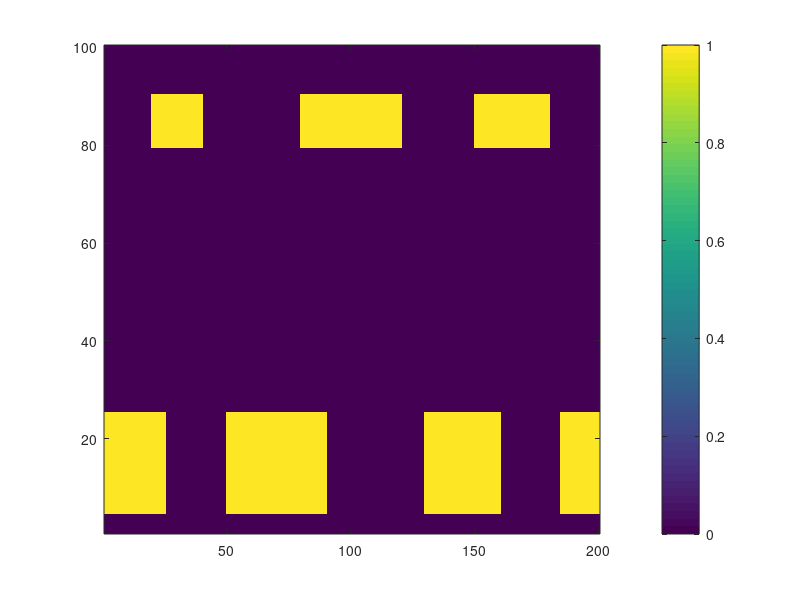

MATLAB code to generate this figure: (Note: this script raises an error after producing the figure.)
function l6_45()
    figure;
    X = gen_input();
    r = 2;
    [w, h] = nmf(X,r, 500);
    
    subplot(2,3,1);
    imagesc(X);
    title('Original')
    set(gca, 'YDir', 'normal');
    colorbar;
    
    subplot(2,3,2);
    plot(w(:,1));
    title('w - 1st column');
    axis([ 0 100 -10 10 ]);
    
    subplot(2,3,3);
    plot(w(:,2));
    title('w - 2nd column');
    axis([ 0 100 -10 10 ]);
        
    subplot(2,3,4);
    imagesc(w * h);
    title('Estimation')
    set(gca, 'YDir', 'normal');
    colorbar;

    subplot(2,3,5);
    plot(h(1,:));
    title('h - 1st row');
    axis([ 0 200 -1 1 ]);
    
    subplot(2,3,6);
    plot(h(2,:));
    title('h - 2nd row');
    axis([ 0 200 -1 1 ]);


end

function [ X ] = gen_input()
    I = zeros(100,200);
    I(5:25,1:25) = 1;
    I(5:25,50:90) = 1;
    I(5:25,130:160) = 1;
    I(5:25,185:200) = 1;
    
    I(80:90,20:40) = 1;
    I(80:90,80:120) = 1;
    I(80:90,150:180) = 1;
    
    imagesc(I);
    set(gca, 'YDir', 'normal');
    colorbar;
    
    X = I;
end
